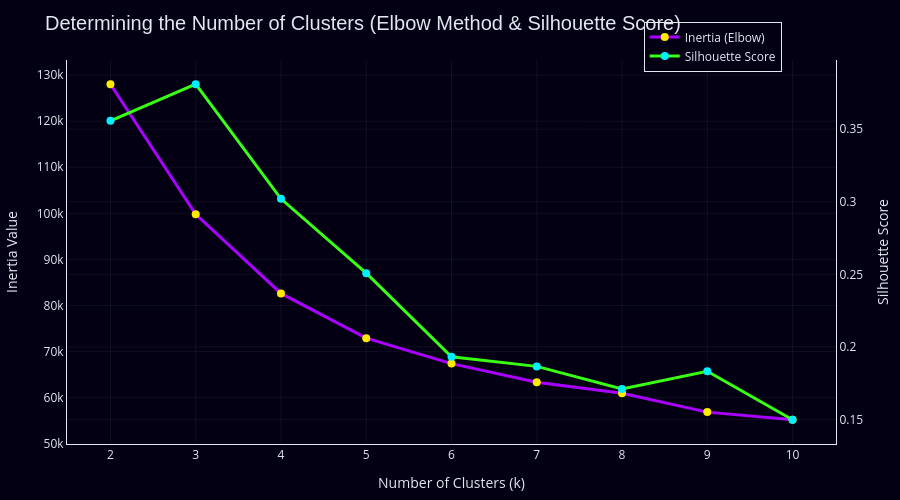

Write notebook code for a chart like this one.
### Code cell
# 2. Determine the optimal number of clusters using an interactive plot
fig = go.Figure()
fig.add_trace(go.Scatter(
    x=list(K_range), y=inertia, mode='lines+markers', name='Inertia (Elbow)', yaxis='y1',
    line=dict(color=GALAXY_ACCENT3, width=3), marker=dict(color=GALAXY_ACCENT4, size=8)
))
fig.add_trace(go.Scatter(
    x=list(K_range), y=silhouette_scores, mode='lines+markers', name='Silhouette Score', yaxis='y2',
    line=dict(color=GALAXY_ACCENT5, width=3), marker=dict(color=GALAXY_ACCENT2, size=8)
))

fig.update_layout(
    title='Determining the Number of Clusters (Elbow Method & Silhouette Score)',
    xaxis=dict(title='Number of Clusters (k)', dtick=1),
    yaxis=dict(title='Inertia Value', side='left'),
    yaxis2=dict(title='Silhouette Score', side='right', overlaying='y', showgrid=False, color=GALAXY_FG),
    legend=dict(x=0.75, y=1.1),
    height=500,
)
apply_galaxy_plotly(fig)
fig.show()

### Figure 1 — Plotly figure (JSON) as saved in the notebook; plotly's stock layout.template omitted (floating-point values rounded to 4 significant figures)
{"data": [{"line": {"color": "#AA00FF", "width": 3}, "marker": {"color": "#FFEA00", "size": 8}, "mode": "lines+markers", "name": "Inertia (Elbow)", "type": "scatter", "x": [2, 3, 4, 5, 6, 7, 8, 9, 10], "y": [128000.0, 99790.0, 82610.0, 72910.0, 67380.0, 63320.0, 60960.0, 56850.0, 55180.0], "yaxis": "y"}, {"line": {"color": "#39FF14", "width": 3}, "marker": {"color": "#00F0FF", "size": 8}, "mode": "lines+markers", "name": "Silhouette Score", "type": "scatter", "x": [2, 3, 4, 5, 6, 7, 8, 9, 10], "y": [0.3557, 0.381, 0.302, 0.2508, 0.1932, 0.1866, 0.171, 0.1832, 0.1498], "yaxis": "y2"}], "layout": {"font": {"color": "#E2E8F0"}, "height": 500, "legend": {"bgcolor": "rgba(3, 0, 20, 0.7)", "bordercolor": "#E2E8F0", "borderwidth": 1, "font": {"color": "#E2E8F0"}, "x": 0.75, "y": 1.1}, "margin": {"b": 40, "l": 40, "r": 40, "t": 60}, "paper_bgcolor": "#030014", "plot_bgcolor": "#030014", "scene": {"xaxis": {"backgroundcolor": "#030014", "color": "#E2E8F0", "gridcolor": "rgba(255, 255, 255, 0.1)", "showgrid": true, "zerolinecolor": "#E2E8F0"}, "yaxis": {"backgroundcolor": "#030014", "color": "#E2E8F0", "gridcolor": "rgba(255, 255, 255, 0.1)", "showgrid": true, "zerolinecolor": "#E2E8F0"}, "zaxis": {"backgroundcolor": "#030014", "color": "#E2E8F0", "gridcolor": "rgba(255, 255, 255, 0.1)", "showgrid": true, "zerolinecolor": "#E2E8F0"}}, "title": {"font": {"color": "#E2E8F0", "family": "Arial, bold", "size": 20}, "text": "Determining the Number of Clusters (Elbow Method & Silhouette Score)"}, "xaxis": {"dtick": 1, "gridcolor": "rgba(255, 255, 255, 0.05)", "gridwidth": 1, "linecolor": "#E2E8F0", "linewidth": 1, "showgrid": true, "showline": true, "tickfont": {"color": "#E2E8F0"}, "title": {"text": "Number of Clusters (k)"}, "zeroline": true, "zerolinecolor": "#E2E8F0", "zerolinewidth": 1}, "yaxis": {"gridcolor": "rgba(255, 255, 255, 0.05)", "gridwidth": 1, "linecolor": "#E2E8F0", "linewidth": 1, "showgrid": true, "showline": true, "side": "left", "tickfont": {"color": "#E2E8F0"}, "title": {"text": "Inertia Value"}, "zeroline": true, "zerolinecolor": "#E2E8F0", "zerolinewidth": 1}, "yaxis2": {"color": "#E2E8F0", "gridcolor": "rgba(255, 255, 255, 0.05)", "gridwidth": 1, "linecolor": "#E2E8F0", "linewidth": 1, "overlaying": "y", "showgrid": true, "showline": true, "side": "right", "tickfont": {"color": "#E2E8F0"}, "title": {"text": "Silhouette Score"}, "zeroline": true, "zerolinecolor": "#E2E8F0", "zerolinewidth": 1}}}
